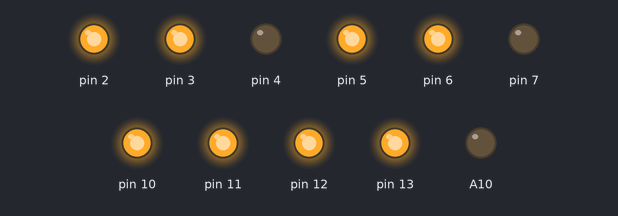
Bench run of a sketch on a simulated Arduino Mega 2560, built with avr-gcc and run on an emulated ATmega2560. Shown: output pins drawn as LEDs (lit = HIGH). Pins used as bus, display or sensor lines are not drawn.

Above: at 0.5 s.
At 1.6 s:
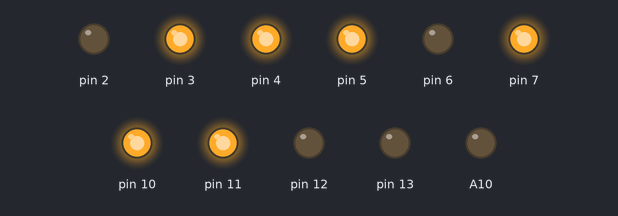
At 2.7 s:
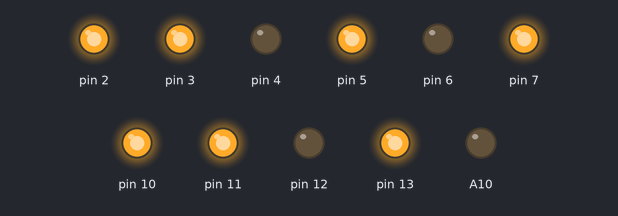
At 3.8 s:
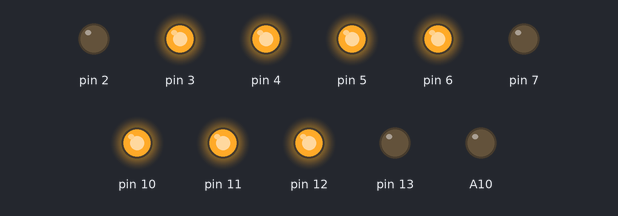
Timing chart, 0 to 5.1 s (numbered marks = the images above):
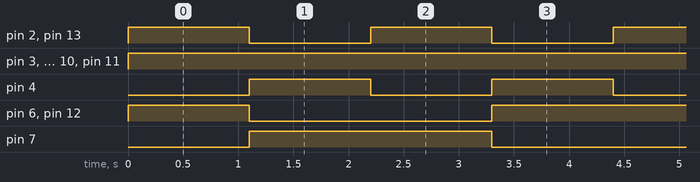

Measured:
- by itself, pin 2, pin 4, pin 13: alternates HIGH for 1.1 s and LOW for 1.1 s
- by itself, pin 3, pin 5, pin 10, pin 11: LOW → HIGH at 0.00 s
- by itself, pin 6, pin 12: repeats every 4.4 s: LOW 2.2 s, HIGH 2.2 s
- by itself, pin 7: alternates HIGH for 2.2 s and LOW for 2.2 s

The sketch:

Robot.ino
```cpp
#include <NewPing.h>

#define TRIGGER_PIN  46  // Arduino pin tied to trigger pin on the ultrasonic sensor.
#define ECHO_PIN     48  // Arduino pin tied to echo pin on the ultrasonic sensor.
#define MAX_DISTANCE 200 // Maximum distance we want to ping for (in centimeters). Maximum sensor distance is rated at 400-500cm.
int red[] = {255, 0, 0};
int green[] = {0, 255, 0};
int blue[] = {0, 0, 255};

NewPing sonar_right(TRIGGER_PIN, ECHO_PIN, MAX_DISTANCE); // NewPing setup of pins and maximum distance.
//NewPing sonar_left(26, 28, MAX_DISTANCE);
void setup() {
  // put your setup code here, to run once:
  pinMode(13, OUTPUT);
  pinMode(12, OUTPUT);
  pinMode(9, OUTPUT);
  pinMode(8, OUTPUT);
  pinMode(A10, OUTPUT);

  pinMode(46, OUTPUT);
  pinMode(48, OUTPUT);


  Serial.begin(9600);
}

void loop() {
  //put your main code here, to run repeatedly:
  /*
  if(sonar_right.ping_cm() > 15  && sonar_left.ping_cm() > 15)
    moveForward(10, 255);
  else{
    moveBackward(300, 200);
    delay(300);
      if(sonar_right.ping_cm() > sonar_left.ping_cm() + 2)
        turnRight(300, 255);
       else
        turnLeft(300, 255);
    delay(300);

  }
  */
  moveForward(1000, 255);
  moveBackward(1000, 255);
  turnRight(1000, 255);
  turnLeft(1000, 255);
}
void turnOffLights(){
  analogWrite(10, 255);
  analogWrite(7, 255);
  analogWrite(6, 255);
  analogWrite(5, 255);
  analogWrite(4, 255);
  analogWrite(2, 255);
}
void lightRight(int color[]){
  analogWrite(10, 255 - color[0]);
  analogWrite(7, 255 - color[1]);
  analogWrite(6, 255 - color[2]);
}
void lightLeft(int color[]){
  analogWrite(5, 255 - color[0]);
  analogWrite(4, 255 - color[1]);
  analogWrite(2, 255 - color[2]);
}
void moveForward(int t, int s){
  lightRight(green);
  lightLeft(green);
  digitalWrite(13, HIGH);
  digitalWrite(12, HIGH);
  digitalWrite(9, LOW);
  digitalWrite(8, LOW);
  analogWrite(11, 255);
  analogWrite(3, 255);
  delay(100);
  analogWrite(11, s);
  analogWrite(3, s);
  delay(t);
  analogWrite(11, 0);
  analogWrite(3, 0);
  digitalWrite(9, HIGH);
  digitalWrite(8, HIGH);
  turnOffLights();
}
void moveBackward(int t, int s){
  lightRight(blue);
  lightLeft(blue);
  digitalWrite(13, LOW);
  digitalWrite(12, LOW);
  digitalWrite(9, LOW);
  digitalWrite(8, LOW);
  analogWrite(11, 255);
  analogWrite(3, 255);
  delay(100);
  analogWrite(11, s);
  analogWrite(3, s);
  delay(t);
  analogWrite(11, 0);
  analogWrite(3, 0);
  digitalWrite(9, HIGH);
  digitalWrite(8, HIGH);
  turnOffLights();
}
void turnRight(int t, int s){
  lightRight(blue);
  lightLeft(green);
  digitalWrite(13, HIGH);
  digitalWrite(12, LOW);
  digitalWrite(9, LOW);
  digitalWrite(8, LOW);
  analogWrite(11, 255);
  analogWrite(3, 255);
  delay(100);
  analogWrite(11, s);
  analogWrite(3, s);
  delay(t);
  analogWrite(11, 0);
  analogWrite(3, 0);
  digitalWrite(9, HIGH);
  digitalWrite(8, HIGH);
  turnOffLights();
}
void turnLeft(int t, int s){
  lightRight(green);
  lightLeft(blue);
  digitalWrite(13, LOW);
  digitalWrite(12, HIGH);
  digitalWrite(9, LOW);
  digitalWrite(8, LOW);
  analogWrite(11, 255);
  analogWrite(3, 255);
  delay(100);
  analogWrite(11, s);
  analogWrite(3, s);
  delay(t);
  analogWrite(11, 0);
  analogWrite(3, 0);
  digitalWrite(9, HIGH);
  digitalWrite(8, HIGH);
  turnOffLights();
}
```
